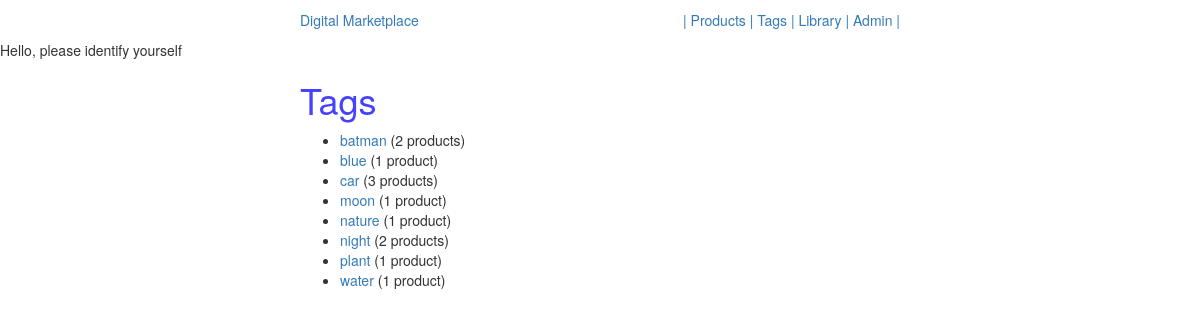
The app's page /tags/ with its own data.
### tags/models.py (models this page shows, shortened)
class Tag(m.Model):
    title = m.CharField(max_length=120, unique=True)
    slug = m.SlugField(blank=True, unique=True)
    products = m.ManyToManyField(Product, blank=True)
    active = m.BooleanField(default=True)
    objects = m.Manager()
    active_tags = ActiveTagManager()
    tags = TagManager()
    def get_absolute_url(self):
        view_name = 'tags:detail'
        return reverse(view_name, kwargs={'slug': self.slug})

### tags/views.py (the view)
class TagListView(ListView):
    model = Tag
    def get_queryset(self):
        return Tag.active_tags.all()

### tags/models.py (called while the page is built)
    def get_queryset(self):
        return super(ActiveTagManager, self).get_queryset().filter(active=True).order_by('title')

### templates/tags/tag_list.html
{% extends 'base.html'%}
{% block content %}
<h1>Tags</h1>
<ul>
    {% for instance in object_list %}
        {% if instance.products.count > 0 %}
            <li><a href="{{ instance.get_absolute_url }}">{{ instance.title }}</a> ({{ instance.products.count }}
                product{% if instance.products.count > 1 %}s{% endif %})</li>
        {% endif %}
    {% empty %}
        <li>No Tags have been registered yet</li>
    {% endfor %}
</ul>
{% endblock %}

### static/css/base.css (style rules this page uses)
h1 { color: #4640ff; }

### records on screen
Tag: title "batman", products.count "2"
Tag: title "blue", products.count "1"
Tag: title "car", products.count "3"
Tag: title "moon", products.count "1"
Tag: title "nature", products.count "1"
Tag: title "night", products.count "2"
Tag: title "plant", products.count "1"
Tag: title "water", products.count "1"
